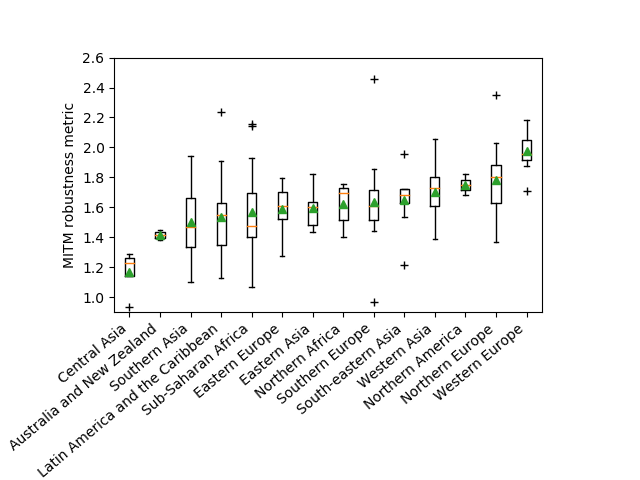

Reproduce this figure in Python.
import matplotlib.pyplot as plt

labels = [  'Central Asia',
            'Australia and New Zealand',
            'Southern Asia',
            'Latin America and the Caribbean',
            'Sub-Saharan Africa',
            'Eastern Europe',
            'Eastern Asia',
            'Northern Africa',
            'Southern Europe',
            'South-eastern Asia',
            'Western Asia',
            'Northern America',
            'Northern Europe',
            'Western Europe']

subdata = dict()
for reg in labels:
    subdata[reg] = []

def readfile(fn):    
    f = []
    with open(fn,'r') as fi:
        reader = fi.readlines()
        for line in reader:    
            s = line.split(';')
            m = float(s[2])
            if m > 0:
                f.append(m)
    avg = sum(f) / float(len(f))
    return avg

ctry = dict()

with open('country_region.dat','r') as fi:
    reader = fi.readlines()
    for line in reader:
        s = line.split("\t")
        if (s[1] in labels):
            ctry[s[0]] = s[1]

for country in ctry:
    fname = './data/'+country+'_avg1'
    avg = readfile(fname)
    subdata[ctry[country]].append(avg)

data = []
for reg in labels:
    data.append(subdata[reg])

fig, axes = plt.subplots(1, 1)

axes.boxplot(data, labels=labels, showmeans=True,widths=(0.3,0.3,0.3,0.3,0.3,0.3,0.3,0.3,0.3,0.3,0.3,0.3,0.3,0.3),sym='+' ) 
plt.ylim(0.9,2.6,0.1)
axes.set_title('')
axes.set_ylabel('MITM robustness metric')

axes.tick_params(axis='x', labelsize=10)
axes.set_aspect(4.9) 


for labl in axes.get_xmajorticklabels():
    labl.set_rotation(40)
    labl.set_horizontalalignment("right")

plt.subplots_adjust(bottom=0.35)

fig.savefig('f6_c.png')
